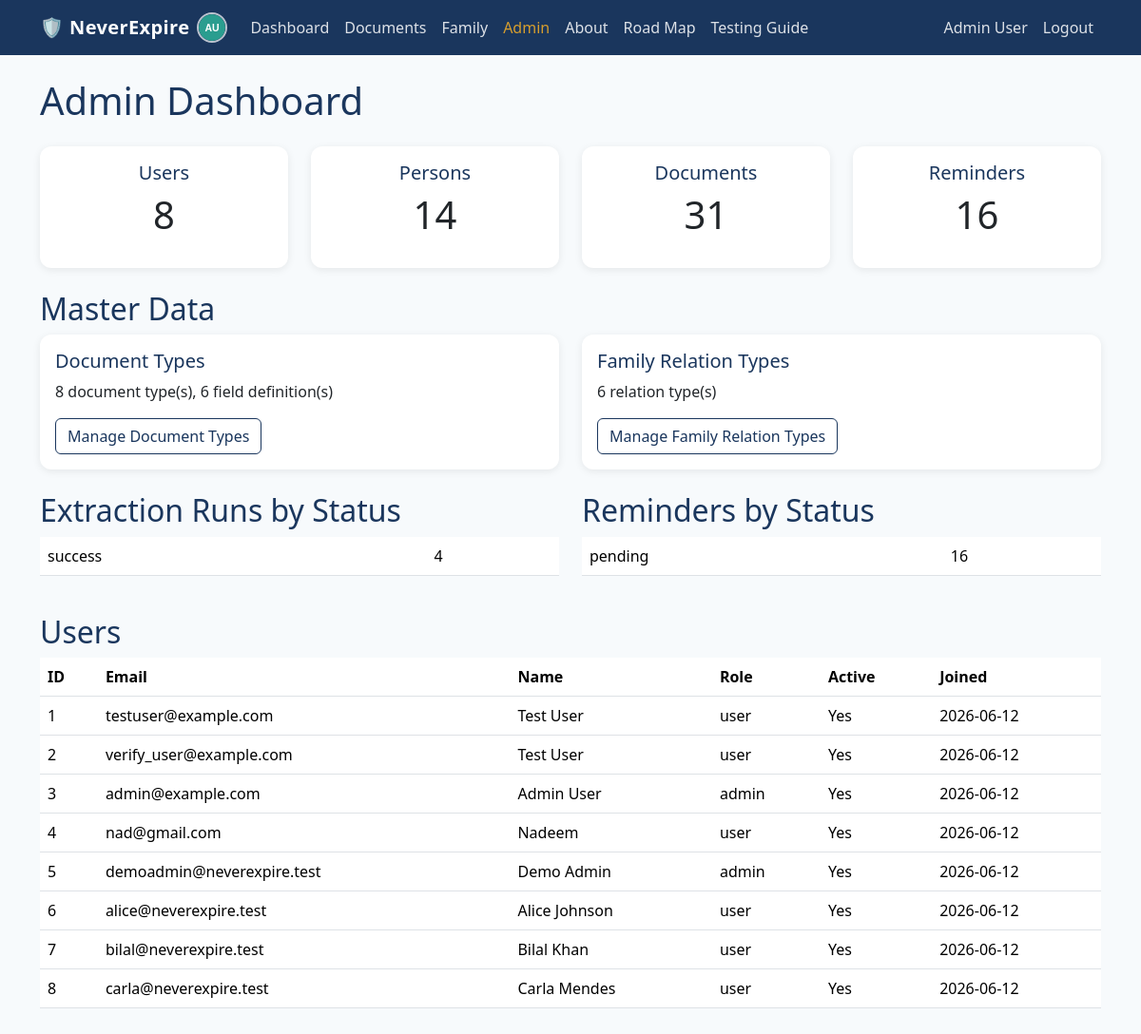
The app's page /admin/ (signed in) with its own data.
### neverexpire/db/models/person.py (models this page shows)
class Person(Base, TimestampMixin):
    __tablename__ = "persons"
    id: Mapped[int] = mapped_column(primary_key=True)
    user_id: Mapped[int] = mapped_column(ForeignKey("users.id"), nullable=False, index=True)
    full_name: Mapped[str] = mapped_column(String(255), nullable=False)
    date_of_birth: Mapped[date | None] = mapped_column(Date, nullable=True)
    is_primary: Mapped[bool] = mapped_column(Boolean, default=False, nullable=False)
    is_active: Mapped[bool] = mapped_column(Boolean, default=True, nullable=False)
    photo_path: Mapped[str | None] = mapped_column(String(1024), nullable=True)
    user: Mapped["User"] = relationship(back_populates="persons")
    documents: Mapped[list["Document"]] = relationship(back_populates="person")
    relationships_from: Mapped[list["PersonRelationship"]] = relationship(
        back_populates="person",
        foreign_keys="PersonRelationship.person_id",
    )
    relationships_to: Mapped[list["PersonRelationship"]] = relationship(
        back_populates="related_person",
        foreign_keys="PersonRelationship.related_person_id",
    )

### neverexpire/db/models/user.py (models this page shows)
class User(Base, TimestampMixin):
    __tablename__ = "users"
    __table_args__ = (
        CheckConstraint("role IN ('user', 'admin')", name="ck_users_role"),
    )
    id: Mapped[int] = mapped_column(primary_key=True)
    email: Mapped[str] = mapped_column(String(255), unique=True, nullable=False, index=True)
    hashed_password: Mapped[str] = mapped_column(String(255), nullable=False)
    full_name: Mapped[str] = mapped_column(String(255), nullable=False)
    role: Mapped[str] = mapped_column(String(20), nullable=False, default="user")
    is_active: Mapped[bool] = mapped_column(Boolean, default=True, nullable=False)
    photo_path: Mapped[str | None] = mapped_column(String(1024), nullable=True)
    persons: Mapped[list["Person"]] = relationship(back_populates="user")
    audit_logs: Mapped[list["AuditLog"]] = relationship(back_populates="user")

### neverexpire/db/models/document.py (models this page shows)
class DocumentExtractionRun(Base, TimestampMixin):
    __tablename__ = "document_extraction_runs"
    __table_args__ = (
        CheckConstraint(
            "status IN ('pending', 'success', 'failed')", name="ck_extraction_runs_status"
        ),
        CheckConstraint(
            "confidence IS NULL OR confidence IN ('high', 'medium', 'low')",
            name="ck_extraction_runs_confidence",
        ),
    )
    id: Mapped[int] = mapped_column(primary_key=True)
    document_id: Mapped[int] = mapped_column(
        ForeignKey("documents.id", ondelete="CASCADE"), nullable=False, index=True
    )
    document_file_id: Mapped[int | None] = mapped_column(
        ForeignKey("document_files.id", ondelete="SET NULL"), nullable=True, index=True
    )
    model_name: Mapped[str] = mapped_column(String(100), nullable=False)
    status: Mapped[str] = mapped_column(String(20), nullable=False, default="success")
    extracted_document_type_id: Mapped[int | None] = mapped_column(
        ForeignKey("document_types.id"), nullable=True, index=True
    )
    extracted_title: Mapped[str | None] = mapped_column(String(255), nullable=True)
    extracted_issued_date: Mapped[date | None] = mapped_column(Date, nullable=True)
    extracted_expiry_date: Mapped[date | None] = mapped_column(Date, nullable=True)
    confidence: Mapped[str | None] = mapped_column(String(10), nullable=True)
    raw_response: Mapped[str | None] = mapped_column(Text, nullable=True)
    error_message: Mapped[str | None] = mapped_column(Text, nullable=True)
    document: Mapped["Document"] = relationship(back_populates="extraction_runs")
    document_file: Mapped["DocumentFile | None"] = relationship(back_populates="extraction_runs")
    extracted_document_type: Mapped["DocumentType | None"] = relationship(
        back_populates="extraction_runs"
    )

### neverexpire/web/routes/admin.py (the view)
@admin_bp.route("/")
@admin_required
def dashboard():
    summary = get_admin_summary(g.db)
    users = list_all_users(g.db)
    return render_template("admin/dashboard.html", summary=summary, users=users)

### neverexpire/db/queries.py (called while the page is built)
def list_all_users(session: Session) -> list[User]:
    return session.query(User).order_by(User.id).all()

### neverexpire/web/__init__.py (called while the page is built)
def create_app() -> Flask:
    app = Flask(__name__)
    app.config["SECRET_KEY"] = config.SECRET_KEY
    app.config["MAX_CONTENT_LENGTH"] = 10 * 1024 * 1024
    config.UPLOAD_DIR.mkdir(parents=True, exist_ok=True)
    config.STAGING_DIR.mkdir(parents=True, exist_ok=True)
    @app.before_request
    def open_db_session():
        g.db = SessionLocal()
    @app.teardown_request
    def close_db_session(exception=None):
        db = g.pop("db", None)
        if db is not None:
            db.close()
    @app.context_processor
    def inject_current_user():
        user = current_user()
        person = None
        if user is not None:
            person = next((p for p in user.persons if p.is_primary), None)
        return {"current_user": user, "current_person": person}
    from .routes import register_blueprints
    register_blueprints(app)
    return app

### neverexpire/web/auth.py (called while the page is built)
def current_user() -> User | None:
    user_id = session.get("user_id")
    if user_id is None:
        return None
    return g.db.get(User, user_id)

def admin_required(view):
    @wraps(view)
    def wrapped_view(*args, **kwargs):
        user = current_user()
        if user is None:
            return redirect(url_for("auth.login"))
        if user.role != "admin":
            abort(403)
        return view(*args, **kwargs)
    return wrapped_view

### neverexpire/web/templates/admin/dashboard.html (shortened to what this page needs)
{% extends "base.html" %}
{% block content %}
<h1 class="mb-4">Admin Dashboard</h1>
<div class="row mb-4">
  <div class="col-md-3">
    <div class="card text-center"><div class="card-body">
      <h5 class="card-title">Users</h5>
      <p class="display-6">{{ summary.total_users }}</p>
    </div></div>
  </div>
  <div class="col-md-3">
    <div class="card text-center"><div class="card-body">
      <h5 class="card-title">Persons</h5>
      <p class="display-6">{{ summary.total_persons }}</p>
    </div></div>
  </div>
  <div class="col-md-3">
    <div class="card text-center"><div class="card-body">
      <h5 class="card-title">Documents</h5>
      <p class="display-6">{{ summary.total_documents }}</p>
    </div></div>
  </div>
  <div class="col-md-3">
    <div class="card text-center"><div class="card-body">
      <h5 class="card-title">Reminders</h5>
      <p class="display-6">{{ summary.total_reminders }}</p>
    </div></div>
  </div>
</div>
<div class="row mb-4">
  <div class="col-12">
    <h2>Master Data</h2>
  </div>
  <div class="col-md-6">
    <div class="card"><div class="card-body">
      <h5 class="card-title">Document Types</h5>
      <p class="card-text">
        {{ summary.total_document_types }} document type(s),
        {{ summary.total_field_definitions }} field definition(s)
      </p>
      <a class="btn btn-outline-primary" href="{{ url_for('admin.document_types') }}">Manage Document Types</a>
    </div></div>
  </div>
  <div class="col-md-6">
    <div class="card"><div class="card-body">
      <h5 class="card-title">Family Relation Types</h5>
      <p class="card-text">{{ summary.total_family_relation_types }} relation type(s)</p>
      <a class="btn btn-outline-primary" href="{{ url_for('admin.family_relation_types') }}">Manage Family Relation Types</a>
    </div></div>
  </div>
</div>
<div class="row mb-4">
  <div class="col-md-6">
    <h2>Extraction Runs by Status</h2>
    <table class="table">
      <tbody>
        {% for status, count in summary.extraction_status_counts.items() %}
        <tr><td>{{ status }}</td><td>{{ count }}</td></tr>
        {% else %}
        <tr><td colspan="2" class="text-muted">No extraction runs yet.</td></tr>
        {% endfor %}
      </tbody>
    </table>
  </div>
  <div class="col-md-6">
    <h2>Reminders by Status</h2>
    <table class="table">
      <tbody>
        {% for status, count in summary.reminder_status_counts.items() %}
        <tr><td>{{ status }}</td><td>{{ count }}</td></tr>
        {% else %}
        <tr><td colspan="2" class="text-muted">No reminders yet.</td></tr>
        {% endfor %}
      </tbody>
    </table>
  </div>
</div>
<h2>Users</h2>
<table class="table">
  <thead>
    <tr><th>ID</th><th>Email</th><th>Name</th><th>Role</th><th>Active</th><th>Joined</th></tr>
  </thead>
  <tbody>
    {% for user in users %}
    <tr>
      <td>{{ user.id }}</td>
      <td>{{ user.email }}</td>
      <td>{{ user.full_name }}</td>
      <td>{{ user.role }}</td>
      <td>{{ 'Yes' if user.is_active else 'No' }}</td>
      <td>{{ user.created_at.strftime('%Y-%m-%d') }}</td>
    </tr>
    {% endfor %}
  </tbody>
</table>
{% endblock %}

### neverexpire/web/templates/base.html (shortened to what this page needs)
<!DOCTYPE html>
<html lang="en">
<head>
  <link href="https://cdn.jsdelivr.net/npm/bootstrap@5.3.3/dist/css/bootstrap.min.css" rel="stylesheet">
  <link href="{{ url_for('static', filename='style.css') }}" rel="stylesheet">
</head>
<body>
<nav class="navbar navbar-expand-lg navbar-dark bg-dark">
  <div class="container">
    <a class="navbar-brand d-flex align-items-center gap-2" href="{{ url_for('dashboard.index') }}">
      <span>🛡️ NeverExpire</span>
      {% if current_person and current_person.photo_path %}
      <img class="avatar-circle" src="{{ url_for('static', filename=current_person.photo_path) }}" alt="{{ current_person.full_name }}">
      {% endif %}
    </a>
    <div class="collapse navbar-collapse">
      <ul class="navbar-nav me-auto">
        {% if current_user %}
        <li class="nav-item"><a class="nav-link {{ 'active' if request.endpoint == 'dashboard.index' }}" href="{{ url_for('dashboard.index') }}">Dashboard</a></li>
        <li class="nav-item"><a class="nav-link {{ 'active' if request.endpoint and request.endpoint.startswith('documents.') }}" href="{{ url_for('documents.list_documents') }}">Documents</a></li>
        <li class="nav-item"><a class="nav-link {{ 'active' if request.endpoint and request.endpoint.startswith('family.') }}" href="{{ url_for('family.list_family') }}">Family</a></li>
        {% if current_user.role == 'admin' %}
        <li class="nav-item"><a class="nav-link {{ 'active' if request.endpoint and request.endpoint.startswith('admin.') }}" href="{{ url_for('admin.dashboard') }}">Admin</a></li>
        {% endif %}
        {% endif %}
        <li class="nav-item"><a class="nav-link {{ 'active' if request.endpoint == 'pages.about' }}" href="{{ url_for('pages.about') }}">About</a></li>
        <li class="nav-item"><a class="nav-link {{ 'active' if request.endpoint == 'pages.roadmap' }}" href="{{ url_for('pages.roadmap') }}">Road Map</a></li>
        <li class="nav-item"><a class="nav-link {{ 'active' if request.endpoint == 'pages.testing' }}" href="{{ url_for('pages.testing') }}">Testing Guide</a></li>
      </ul>
      <ul class="navbar-nav">
        {% if current_user %}
        <li class="nav-item"><span class="nav-link disabled">{{ current_user.full_name }}</span></li>
        <li class="nav-item"><a class="nav-link" href="{{ url_for('auth.logout') }}">Logout</a></li>
        {% else %}
        <li class="nav-item"><a class="nav-link" href="{{ url_for('auth.login') }}">Log in</a></li>
        {% endif %}
      </ul>
    </div>
  </div>
</nav>
<main class="container py-4">
  {% block content %}{% endblock %}
</main>
</body>
</html>

### neverexpire/web/static/style.css (style rules this page uses)
:root { --navy: #1A365D; --navy-dark: #142a4a; --gold: #D69E2E; --gold-dark: #b9841f; --danger: #E53E3E; --warning: #ED8936; --success: #38A169; --bg: #F7FAFC; --card-bg: #FFFFFF; --text-primary: #1A202C; --text-secondary: #718096; }
body { background-color: var(--bg); color: var(--text-primary); }
.navbar.bg-dark { background-color: var(--navy) !important; }
.navbar-brand { font-weight: 700; letter-spacing: 0.02em; color: #ffffff !important; }
.navbar-dark .navbar-nav .nav-link { color: rgba(255, 255, 255, 0.85) !important; }
.navbar-dark .navbar-nav .nav-link:hover, .navbar-dark .navbar-nav .nav-link:focus, .navbar-dark .navbar-nav .nav-link.active { color: var(--gold) !important; }
main h1, main h2, main h3 { color: var(--navy); }
a { color: var(--navy); }
.btn-outline-primary { color: var(--navy); border-color: var(--navy); }
.card { border: none; border-radius: 12px; box-shadow: 0 2px 8px rgba(0, 0, 0, 0.08); }
.card .card-title { color: var(--navy); }
.table thead { background-color: #EDF2F7; }
.avatar-circle { width: 32px; height: 32px; border-radius: 50%; object-fit: cover; border: 2px solid rgba(255, 255, 255, 0.7); }

### records on screen
Person: photo_path (picture)
User: full_name "Admin User", id "3", email "admin@example.com", role "admin", is_active "Yes", created_at "2026-06-12"
DocumentExtractionRun: status "success", id "4"
User: id "1", email "testuser@example.com", full_name "Test User", role "user", is_active "Yes", created_at "2026-06-12"
User: id "2", email "verify_user@example.com", full_name "Test User", role "user", is_active "Yes", created_at "2026-06-12"
User: id "4", email "nad@gmail.com", full_name "Nadeem", role "user", is_active "Yes", created_at "2026-06-12"
User: id "5", email "demoadmin@neverexpire.test", full_name "Demo Admin", role "admin", is_active "Yes", created_at "2026-06-12"
User: id "6", email "alice@neverexpire.test", full_name "Alice Johnson", role "user", is_active "Yes", created_at "2026-06-12"
User: id "7", email "bilal@neverexpire.test", full_name "Bilal Khan", role "user", is_active "Yes", created_at "2026-06-12"
User: id "8", email "carla@neverexpire.test", full_name "Carla Mendes", role "user", is_active "Yes", created_at "2026-06-12"

### other values on screen
{{ summary.total_users }} "8"
{{ summary.total_persons }} "14"
{{ summary.total_documents }} "31"
{{ summary.total_reminders }} "16"
{{ summary.total_document_types }} "8"
{{ summary.total_field_definitions }} "6"
{{ summary.total_family_relation_types }} "6"
{{ status }} "pending"
{{ count }} "16"
